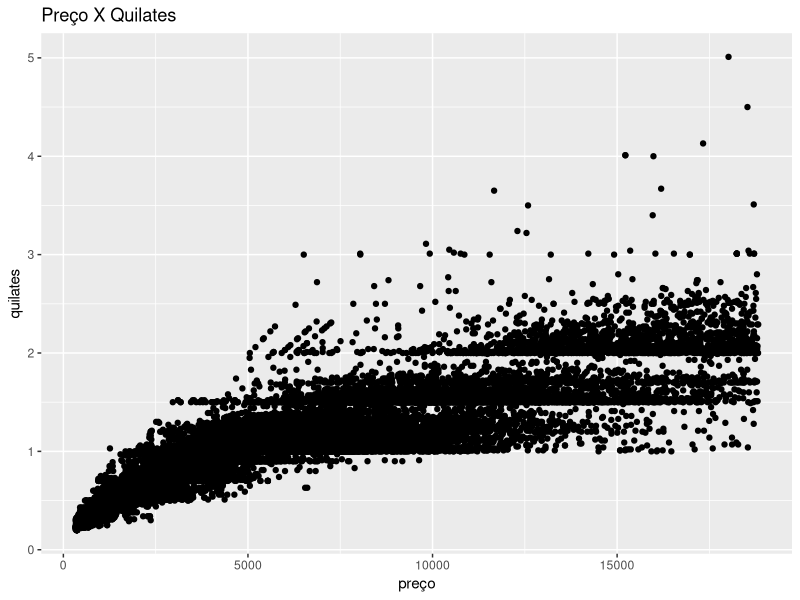
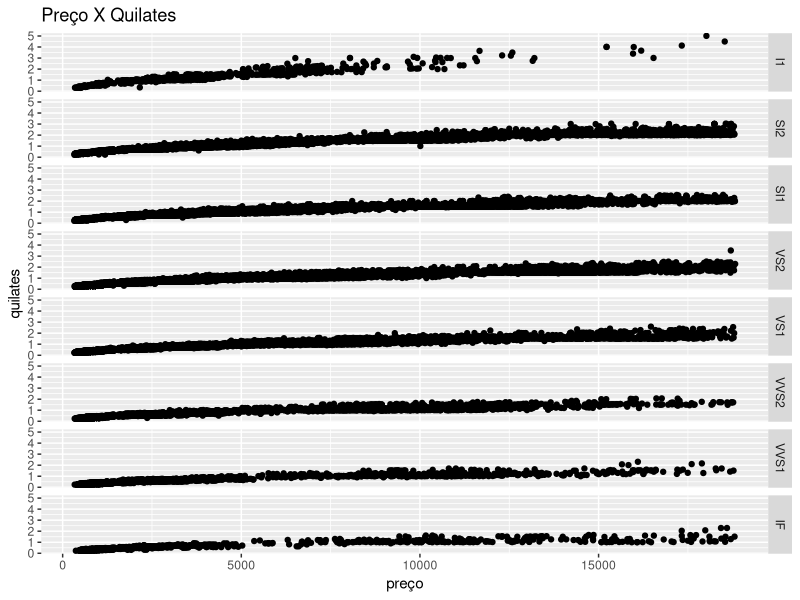
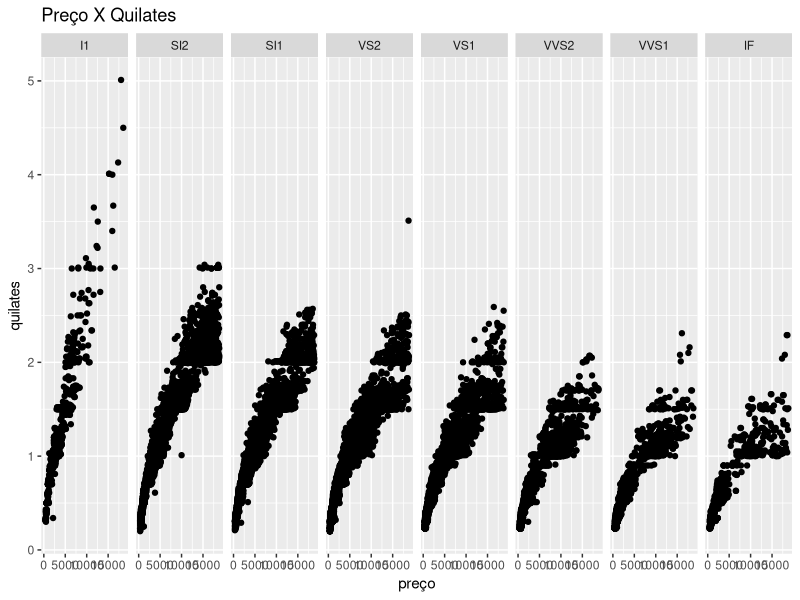
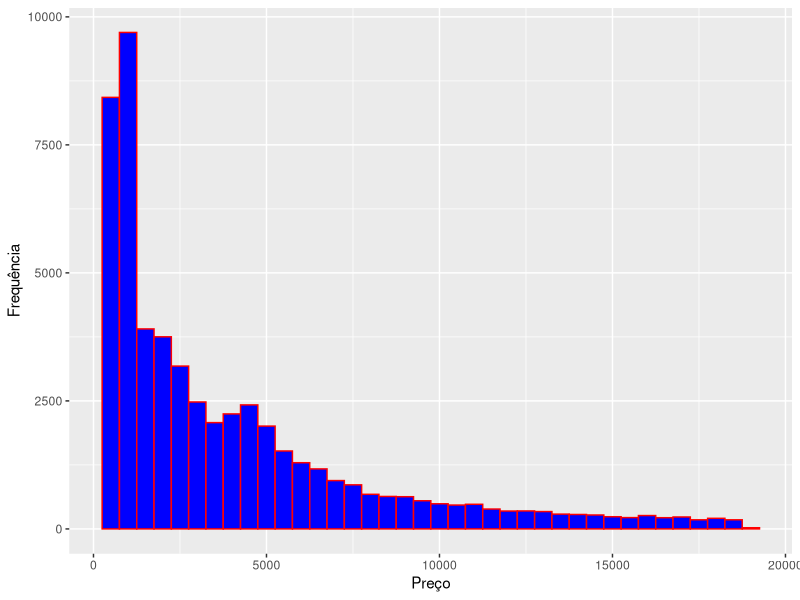
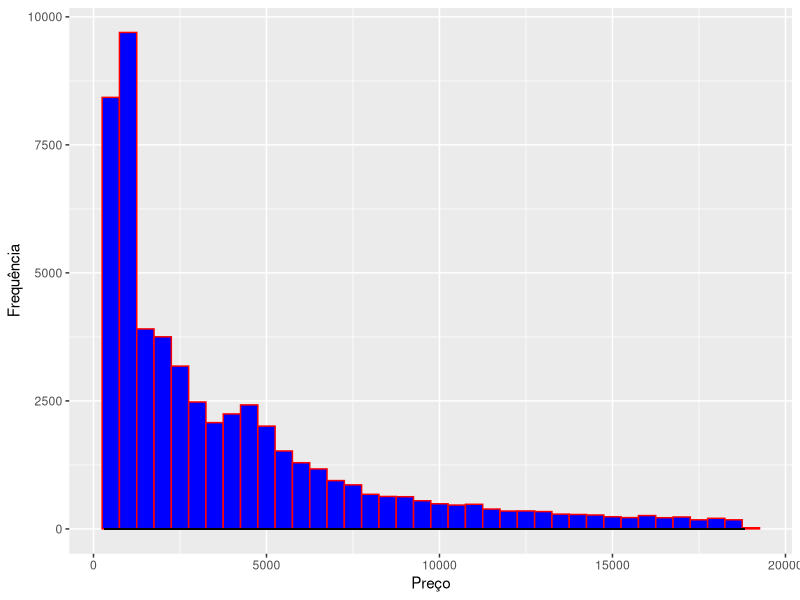
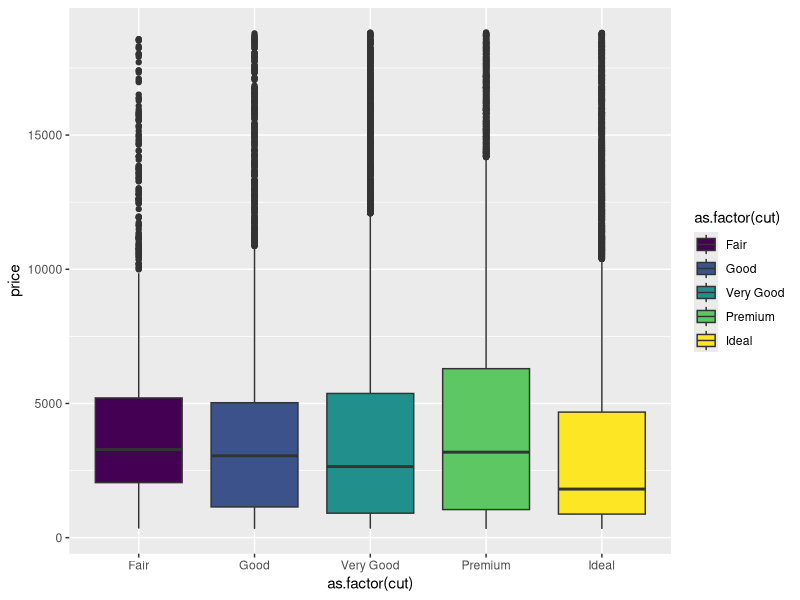
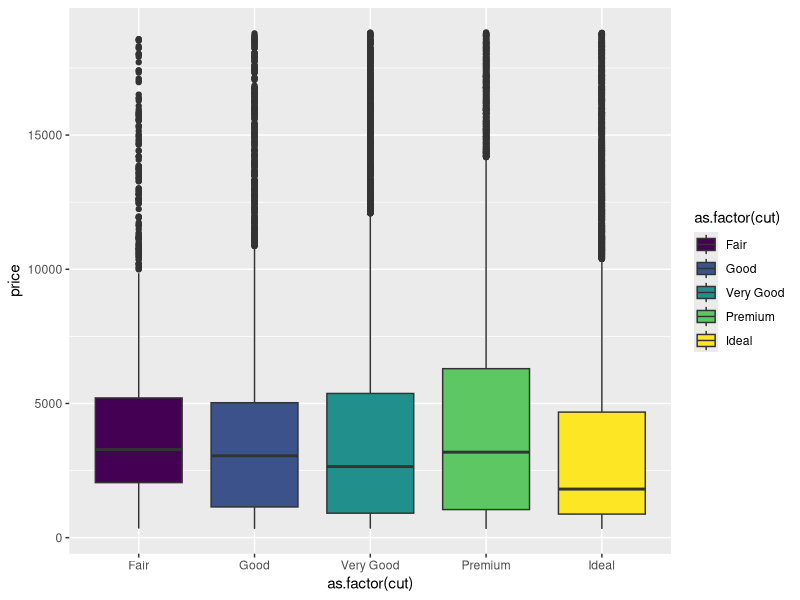
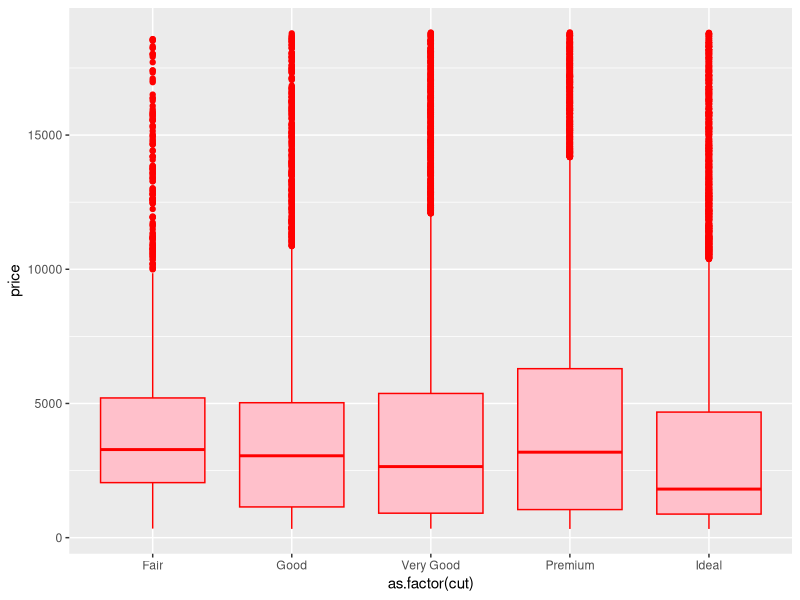

Write the R code that produced these figures, in order.
## ---- chunk 1
library(ggplot2)
library(dplyr)
library(tidyr)

## ---- chunk 2
help(diamonds)

?geom_point
?xlab()

## ---- chunk 3
ggplot(data = diamonds, aes(x = price, y = carat)) + 
  geom_point() + xlab("preço") + ylab("quilates") +labs(title = "Preço X Quilates") 

## ---- chunk 4
ggplot(data = diamonds, aes(x = price, y = carat)) + 
  geom_point() + xlab("preço") + ylab("quilates") +labs(title = "Preço X Quilates") +
  facet_grid(clarity ~ .)

ggplot(data = diamonds, aes(x = price, y = carat)) + 
  geom_point() + xlab("preço") + ylab("quilates") +labs(title = "Preço X Quilates") +
  facet_grid(. ~ clarity)

## ---- chunk 5
  ggplot(data = diamonds, aes(x = price)) + 
  geom_histogram(fill=I("blue"),binwidth = 500,col=I("red")) +
  xlab("Preço") +
  ylab("Frequência")

## ---- chunk 6
ggplot(data = diamonds, aes(x = price)) + 
  geom_histogram(fill=I("blue"),binwidth = 500,col=I("red")) +
  xlab("Preço") +
  ylab("Frequência") +
  geom_density(data=diamonds, aes(x=price, group=carat),alpha=0.5, adjust=2) + 
  xlab("Preço") +
  ylab("Frequência") 


## ---- chunk 7
ggplot(data = diamonds, aes(x = as.factor(cut), y = price, fill = as.factor(cut))) + geom_boxplot()

## ---- chunk 8
ggplot(data = diamonds, aes(x = as.factor(cut), y = price, fill = as.factor(cut))) + geom_boxplot()

ggplot(data = diamonds, aes(x = as.factor(cut), y = price)) + 
  geom_boxplot(color = "red", fill = "pink")

?geom_bar

## ---- chunk 9
ggplot(data = diamonds, aes(x = as.factor(cut), fill = as.factor(cut))) + 
  geom_bar() +
  labs(fill = "corte")

## ---- chunk 10
coef(lm(price ~ carat , data = diamonds))

ggplot(data = diamonds %>% sample_n(1000), aes(x = carat, y = price)) + 
  geom_point() +
  geom_abline(intercept = -2256.361, slope = 7756.426, color = "blue", size = 5) 

## ---- chunk 11
ggplot(data = diamonds %>% sample_n(1000), aes(x = carat, y = price)) + 
  geom_point() +
  geom_smooth(method = "lm" , se= F)
geom_abline(intercept = -2256.361, slope = 7756.426, color = "blue", size = 5) 

## ---- chunk 12
ggplot(data = diamonds %>% sample_n(1000), aes(x = carat, y = price)) + 
  geom_point() +
  geom_smooth(se= F, method = "lm") + facet_wrap(~cut)
geom_abline(intercept = -2256.361, slope = 7756.426, color = "red", size = 5) 

